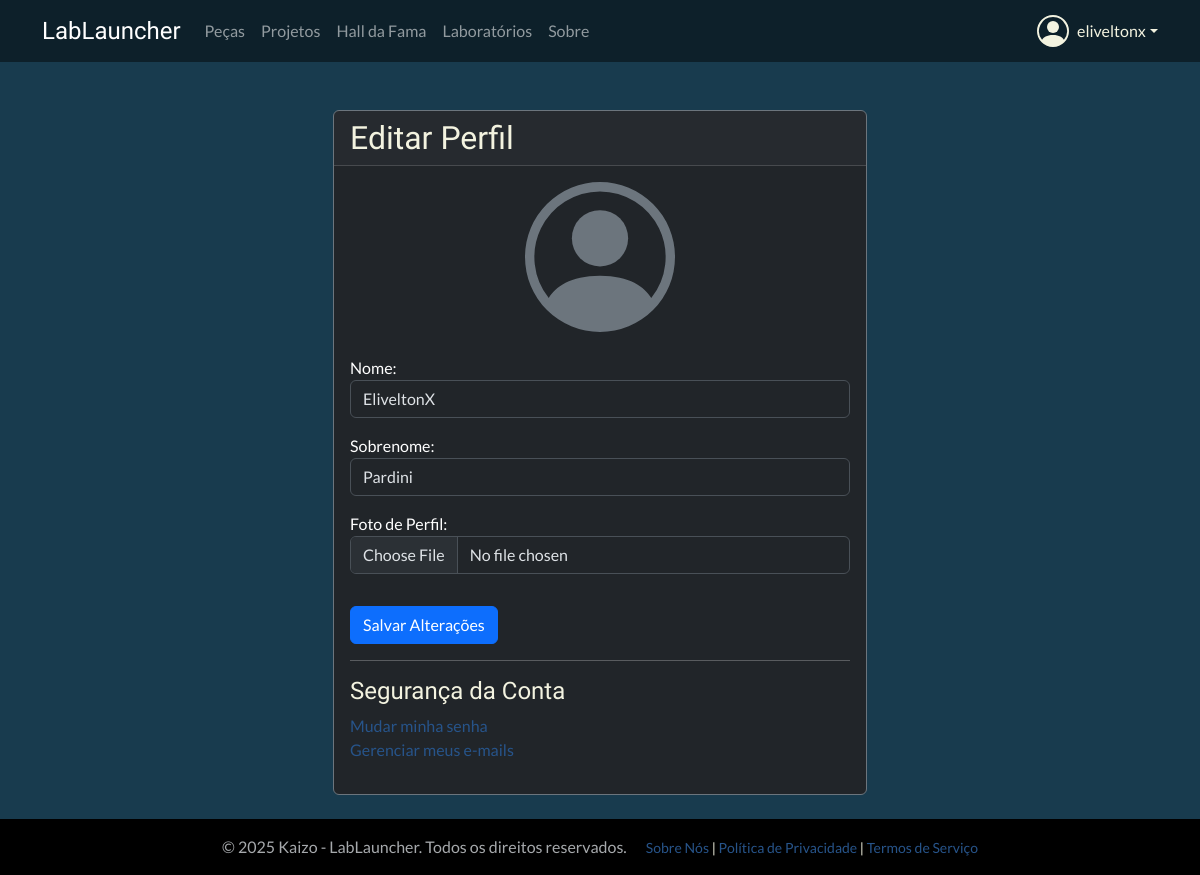
The page /users/profile/ (signed in) on the database as committed earlier.
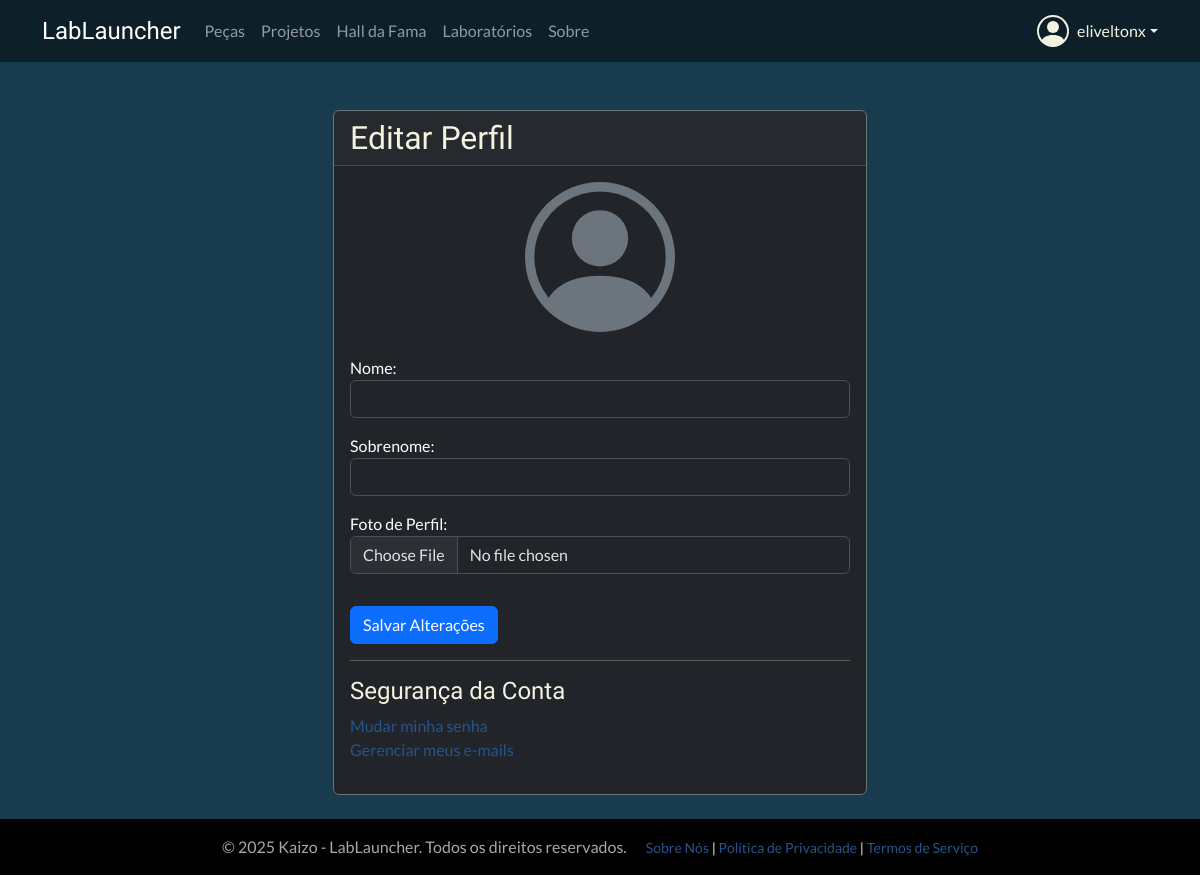
The same page on the database as committed later.
### users/models.py (models this page shows, shortened)
class CustomUser(AbstractUser):
    profile_picture = models.ImageField(
        upload_to='profile_pics/',
        storage=storage_para_usar,
        null=True,
        blank=True,
        verbose_name='Foto do Perfil'
    )
    is_approved = models.BooleanField(
        default=False,
        verbose_name='Aprovado pela Curadoria',
        help_text='Indica se o usuário foi aprovado para acessar o conteúdo.'
    )
    groups = models.ManyToManyField(
        Group,
        verbose_name='groups',
        blank=True,
        help_text='The groups this user belongs to. A user will get all permissions granted to each of their groups.',
        related_name="customuser_set", # Nome único para o acesso reverso
        related_query_name="user",
    )
    user_permissions = models.ManyToManyField(
        Permission,
        verbose_name='user permissions',
        blank=True,
        help_text='Specific permissions for this user.',
        related_name="customuser_set", # Nome único para o acesso reverso
        related_query_name="user",
    )

### users/views.py (the view)
# urls.py: path('profile/', profile_update_view, name='profile'),
@login_required
def profile_update_view(request):
    if request.method == 'POST':
        form = ProfileForm(request.POST, request.FILES, instance=request.user)
        if form.is_valid():
            form.save()
            messages.success(request, 'Seu perfil foi atualizado com sucesso!')
            return redirect('profile') # Redireciona de volta para a mesma página
    else:
        form = ProfileForm(instance=request.user)
    context = {
        'form': form
    }
    return render(request, 'users/profile.html', context)

### users/forms.py
class ProfileForm(forms.ModelForm):
    class Meta:
        model = CustomUser
        fields = ['first_name', 'last_name', 'profile_picture']
        widgets = {
            'first_name': forms.TextInput(attrs={'class': 'form-control'}),
            'last_name': forms.TextInput(attrs={'class': 'form-control'}),
            'profile_picture': forms.FileInput(attrs={'class': 'form-control'}),
        }
        labels = {
            'first_name': 'Nome',
            'last_name': 'Sobrenome',
            'profile_picture': 'Foto de Perfil',
        }

### users/templates/users/profile.html (shortened to what this page needs)
{% extends "base.html" %}
{% block content %}
<div class="container mt-4">
    <div class="row justify-content-center">
        <div class="col-md-8 col-lg-6">
            <div class="card text-bg-dark border-secondary">
                <div class="card-header"><h2 class="mb-0">Editar Perfil</h2></div>
                <div class="card-body">
                    <div class="text-center mb-4">
                    </div>
                    <form method="post" enctype="multipart/form-data">
                        {{ form.as_p }}
                        <button type="submit" class="btn btn-primary mt-3">Salvar Alterações</button>
                    </form>
                    <hr>
                    <h4>Segurança da Conta</h4>
                    <p>
                        <a href="{% url 'account_change_password' %}">Mudar minha senha</a><br>
                        <a href="{% url 'account_email' %}">Gerenciar meus e-mails</a>
                    </p>
                </div>
            </div>
        </div>
    </div>
</div>
{% endblock %}

### templates/base.html (shortened to what this page needs)
{% load static %}
<!DOCTYPE html>
<html lang="pt-br" data-bs-theme="dark">
<head>
    <link href="https://cdn.jsdelivr.net/npm/bootstrap@5.3.3/dist/css/bootstrap.min.css" rel="stylesheet">
    <link rel="stylesheet" href="{% static 'css/custom.css' %}">
</head>
<body class="d-flex flex-column min-vh-100">
    <header class="mb-4">
        <nav class="navbar navbar-expand-lg navbar-dark" style="background-color:rgba(0, 0, 0, 0.46);">
            <div class="container">
                <a class="navbar-brand fs-4" style="font-family: 'Exo 2', sans-serif;" href="{% url 'home' %}">LabLauncher</a>
                <div class="collapse navbar-collapse" id="navbarNav">
                    <ul class="navbar-nav me-auto mb-2 mb-lg-0">
                        <li class="nav-item"><a class="nav-link" href="{% url 'catalog:part-list' %}">Peças</a></li>
                        <li class="nav-item"><a class="nav-link" href="{% url 'catalog:project-list' %}">Projetos</a></li>
                        <li class="nav-item"><a class="nav-link" href="{% url 'hall-of-fame' %}">Hall da Fama</a></li>
                        <li class="nav-item"><a class="nav-link" href="{% url 'inventory:landing' %}">Laboratórios</a></li>
                        <li class="nav-item"><a class="nav-link" href="{% url 'static_page' 'sobre-nos' %}">Sobre</a></li>
                    </ul>
                    <div class="d-flex">
                        {% if user.is_authenticated %}
                            <div class="nav-item dropdown">
                                <a class="nav-link dropdown-toggle d-flex align-items-center" href="#" role="button" data-bs-toggle="dropdown" aria-expanded="false">
                                    {{ user.username }}
                                </a>
                            </div>
                        {% else %}
                            <a href="{% url 'account_login' %}" class="btn btn-outline-light me-2">Login</a>
                            <a href="{% url 'account_signup' %}" class="btn btn-accent">Cadastre-se</a>
                        {% endif %}
                    </div>
                </div>
            </div>
        </nav>
    </header>
    <main class="container flex-grow-1">
        {% block content %}{% endblock %}
    </main>
    <br>
    <footer class="mt-auto py-3" style="background-color: #000;">
        <div class="container text-center">
            <span class="text-muted">© {% now "Y" %} Kaizo - LabLauncher. Todos os direitos reservados.</span>
            <small class="ms-3">
                <a href="{% url 'static_page' 'sobre-nos' %}">Sobre Nós</a> |
                <a href="{% url 'static_page' 'politica-de-privacidade' %}">Política de Privacidade</a> |
                <a href="{% url 'static_page' 'termos-de-servico' %}">Termos de Serviço</a>
            </small>
        </div>
    </footer>
</body>
</html>

Rows that differ between the two databases and show on the page:
changed CustomUser "eliveltonx": first_name "EliveltonX" → (not shown); last_name "Pardini" → (not shown)
